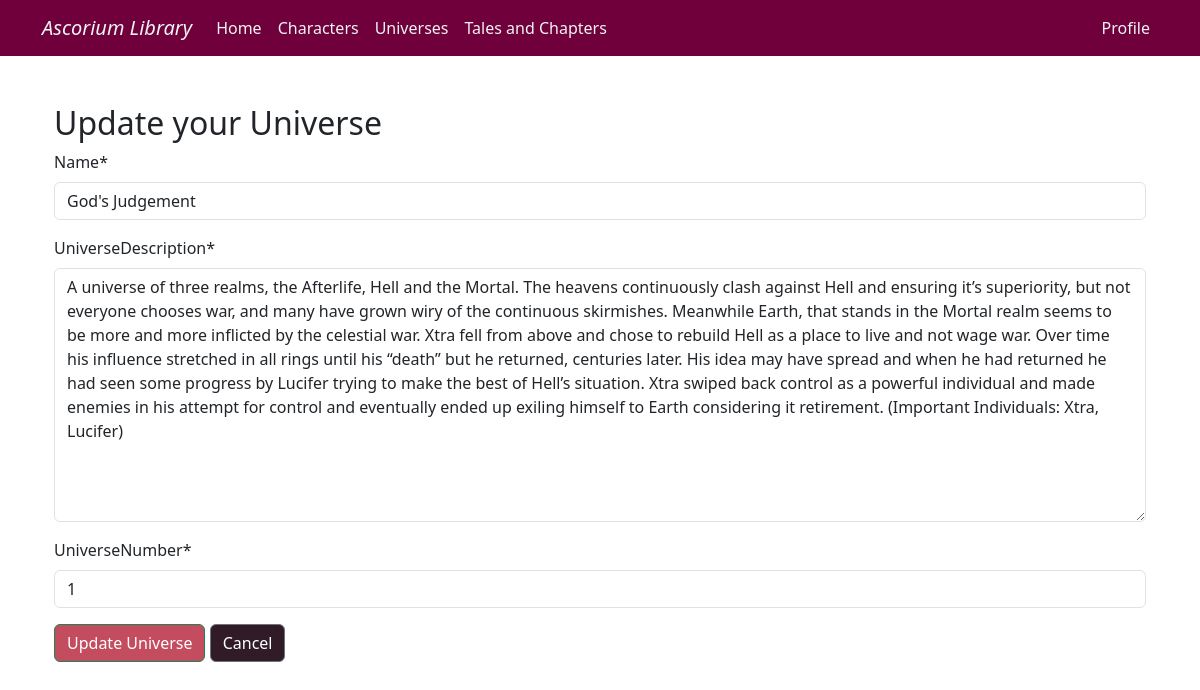
The page /UniverseArticles/1/Update/ (signed in) on the database its author committed.
### Story_Database/models.py (models this page shows, shortened)
class UniverseDatabase(models.Model):   #Universe Database
    Name=models.CharField(max_length=64)
    UniverseAuthor=models.CharField(max_length=64, null=True)   #can be left empty, since multiple authors for a Universe could exist since they can be large projects of work
    UniverseNumber=models.PositiveIntegerField(unique=True)     #primary key using unique=True
    UniverseDescription=models.TextField() #textfield for the description that can vary in size depending on how creative the user is

### Story_Database/views.py (the view)
# urls.py: path('UniverseArticles/<int:UniverseNumber>/Update/', views.UniverseUpdate, name="UniverseUpdate"),
@login_required
def UniverseUpdate(request, UniverseNumber):
       Universe = Universe=get_object_or_404(UniverseDatabase, UniverseNumber=UniverseNumber)  #find record that needs updating with the UniverseNumber
       if request.method == "POST":
              form = UpdateUniverseForm(request.POST, instance=Universe) #create a form and inserts the data from the record into the form using instance=
              if form.is_valid():
                     if request.user.username == Universe.UniverseAuthor: #ensures that the person updating the article is the author
                            form.save()
                     return redirect("/UniverseArticles/")
       else:
              form = UpdateUniverseForm(instance=Universe) #retry form with the records data in the fields
       return render(request, "UniverseUpdate.html", {"form":form})

### Story_Database/forms.py
class UpdateUniverseForm(UniverseForm): #UpdateUniverseForm an extension of UniverseForm
    class Meta:
        model = UniverseDatabase   #model takes Universe Database model
        fields = ["Name", "UniverseDescription", "UniverseNumber"]

### Story_Database/templates/UniverseUpdate.html (shortened to what this page needs)
{% extends "base.html" %}
{% load crispy_forms_tags %}
{% block content %}
<div class="container mt-5">
    <h2>Update your Universe</h2>
    <form method="post">
        {{ form|crispy }}
        <button type="submit" class="btn btn-success color-button-Submit">Update Universe</button>
        <a href="{% url 'UniverseArticles' %}" class="btn btn-secondary color-button-Cancel">Cancel</a>
    </form>
</div>
{% endblock %}

### static/styles.css (style rules this page uses)
.color-button-Submit { background-color: #c34d5f; }
.color-button-Cancel { background-color: #301B27; }

### rows shown on the page
UniverseDatabase: Name "God's Judgement", UniverseDescription "A universe of three realms, the Afterlife, Hell and the Mortal. The heavens continuously clash against Hell and ensuring it’s superiority, but not everyone chooses war, and many have grown wiry of the continuous skirmishes. Meanwhile Earth, that stands in the Mortal realm seems to be more and more inflicted by the celestial war. Xtra fell from above and chose to rebuild Hell as a place to live and not wage war. Over time his influence stretched in all rings until his “death” but he returned, centuries later. His idea may have spread and when he had returned he had seen some progress by Lucifer trying to make the best of Hell’s situation. Xtra swiped back control as a powerful individual and…", UniverseNumber "1"
